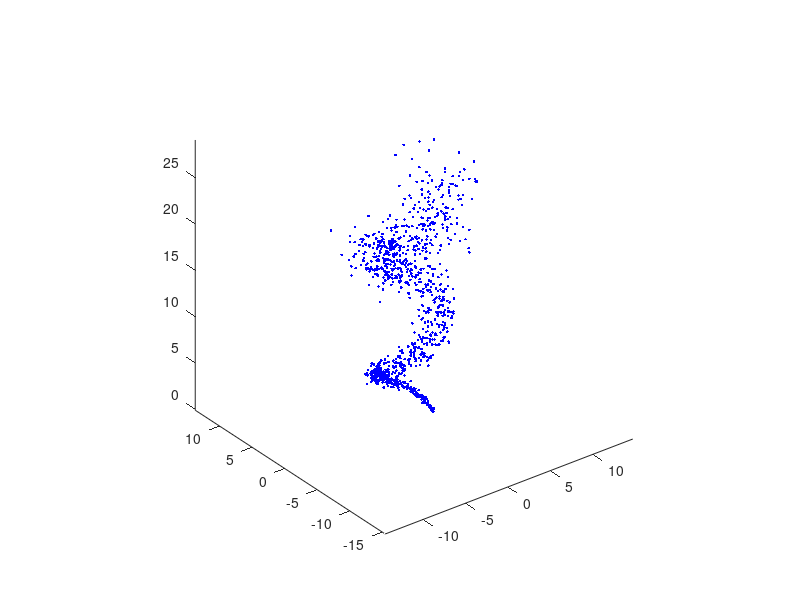

Reproduce this figure in MATLAB. (Note: this script raises an error after producing the figure.)


clear all
close all


% addpath(genpath('./DDR_toolbox/'))


%% DATA: NOISY HELIX

a = 3;
b = 2;
t = linspace(0,4*pi,1000);
x = a*cos(t);
y = a*sin(t);
z = b*t;

helix = [x; y; z];

ruido1 = [];
ruido2 = [];
sigma = linspace(0.1,1.8,length(x));
for i=1:length(x)
    ruido1 = [ruido1 sigma(i)*randn(3,1)]; 
    ruido2 = [ruido2 sigma(i)*randn(3,1)]; 
end

dat = helix + ruido1;
dat2 = helix + ruido2;

% show data
figure
plot3(dat(1,:),dat(2,:),dat(3,:),'b.')
axis equal

%% TRAINING

[datT Model] = DRR_method(dat);
%[datT Model] = DRR_normaliz(dat);

%% APPLY DRR to new data

datT2 = apply_DRR_method(dat2,Model);
%datT2 = apply_DRR_normaliz(dat2,Model);


%% Transformed data

figure
plot3(datT(1,:),datT(2,:),datT(3,:),'b.')
axis equal
title(['DRR norm, Transformed data, Train'])

%% 

figure
plot3(datT2(1,:),datT2(2,:),datT2(3,:),'b.')
axis equal
title(['DRR norm, Transformed data, Test'])


%% DRR to 1D

idat = inv_DRR_method([datT(1,:); zeros(size(datT,1)-1,size(datT,2))],Model);
idat2 = inv_DRR_method([datT2(1,:); zeros(size(datT2,1)-1,size(datT2,2))],Model);

%idat = inv_DRR_normaliz([datT(1,:); zeros(size(datT,1)-1,size(datT,2))],Model);
%idat2 = inv_DRR_normaliz([datT2(1,:); zeros(size(datT2,1)-1,size(datT2,2))],Model);


% show results

figure
plot3(dat(1,:),dat(2,:),dat(3,:),'b.')
axis equal
hold on
plot3(idat(1,:),idat(2,:),idat(3,:),'r.')

title(['DRR, 1D reduction, Train'])

figure
plot3(dat(1,:),dat(2,:),dat(3,:),'b.')
axis equal
hold on
plot3(idat2(1,:),idat2(2,:),idat2(3,:),'r.')

title(['DRR, 1D reduction, Test'])

%% DRR to 2D

idat = inv_DRR_method([datT(1:2,:); zeros(size(datT,1)-2,size(datT,2))],Model);
idat2 = inv_DRR_method([datT2(1:2,:); zeros(size(datT2,1)-2,size(datT2,2))],Model);

%idat = inv_DRR_normaliz([datT(1:2,:); zeros(size(datT,1)-2,size(datT,2))],Model);
%idat2 = inv_DRR_normaliz([datT2(1:2,:); zeros(size(datT2,1)-2,size(datT2,2))],Model);

%%
figure
plot3(dat(1,:),dat(2,:),dat(3,:),'b.')
axis equal
hold on
plot3(idat(1,:),idat(2,:),idat(3,:),'r.')

title(['DRR, 2D reduction, Train'])



%%
figure
plot3(dat(1,:),dat(2,:),dat(3,:),'b.')
axis equal
hold on
plot3(idat2(1,:),idat2(2,:),idat2(3,:),'r.')

title(['DRR, 2D reduction, Test'])

